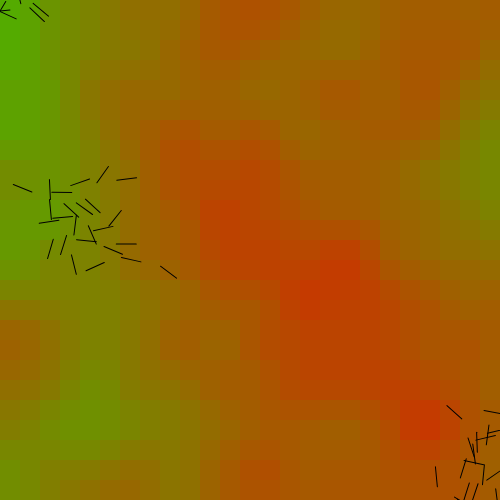
Frame 1 (no input)
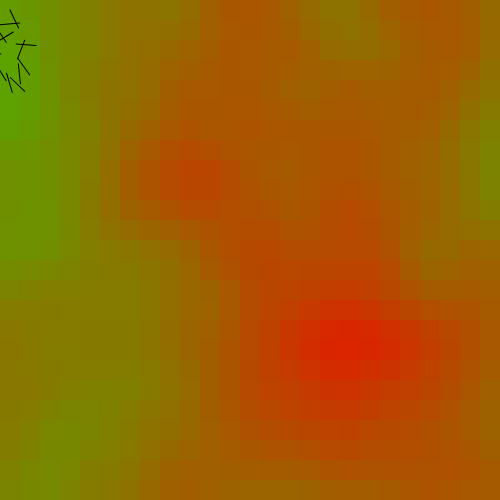
Frame 60 (no input)
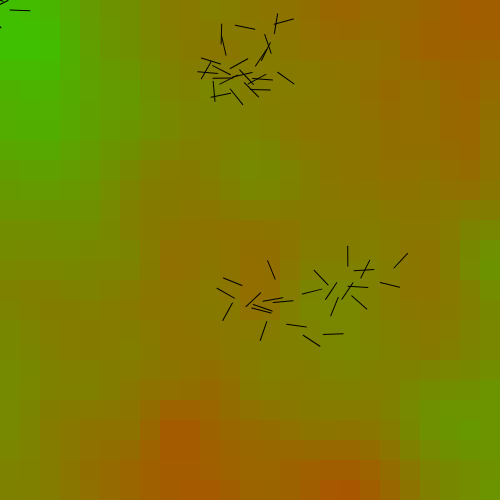
Frame 120 (the mouse pressed at the canvas centre since frame 60)

The p5.js sketch that drew these frames (run headless with seeded random() and noise() and a simulated clock; from frame 60 on, the mouse is pressed at the canvas centre):

// p5.js sketch
// ── sketch.js
let stepSize = 20;
let noiseScale=0.003;
function setup() {
  createCanvas(500, 500);
}
///////////////////////////////////////////////////////////////////////
function draw() {
  background(125);

  colorGrid();
  compassGrid();
}
///////////////////////////////////////////////////////////////////////
function colorGrid(){
  // your code here
  //TODO: create a 25x25 grid of rectangles. The rectangles should be of width and height equal to stepSize, the global variable already provided. Set the fill to white and the stroke to black, to make sure the grid is correctly setup.
  for (var x = 0; x < width; x += stepSize) {
    for (var y = 0; y < height; y += stepSize) {
      // fill(255);
      // stroke(0);
      // rect(x, y, stepSize, stepSize);
      let noiseValue = noise((x * noiseScale) + mouseX, y * noiseScale, frameCount * noiseScale);
      let colorValue = map(mouseX, 0, width, 0, 255);
  


      noStroke();
      const noiseColor = lerpColor(color(255, 0, 0), color(0, 255, 0), noiseValue);
      fill(noiseColor);
      rect(x, y, stepSize, stepSize);
    }
  }

}
///////////////////////////////////////////////////////////////////////
function compassGrid(){
  // your code here
  //TODO: Amend the compassGrid() function to create a grid of 25x25 lines of length stepSize. Make sure each compass is at the center of each tile. By default they should all be pointing up. You should use translate() to move to the center of each grid.
  for (var x = 0; x < width; x += stepSize) {
    for (var y = 0; y < height; y += stepSize) {
      translate(x + stepSize / 2, y + stepSize / 2);
      // stroke(0);
      // line(0, 0, 0, -stepSize);
      //TODO:  For each of the compasses generate a 3D noise value, using the compass’ x and y coordinate as well as the frameCount so that the noise values change over time. Make sure you scale the input parameters of the noise function appropriately so that you get organic values out of it. Use that noise value with map() to generate an angle between 0 and 720 degrees. Use that value to rotate the compass.
      let noiseValue = noise((x * noiseScale) + mouseX, y * noiseScale, frameCount * noiseScale);
      let colorValue = map(mouseX, 0, width, 0, 255);
      let angle = map(noiseValue, 0, 1, 0, 720);
      rotate(angle);
      stroke(0);
      line(0, 0, 0, -stepSize);
      translate(-x - stepSize / 2, -y - stepSize / 2);
      

    }
  }
}
